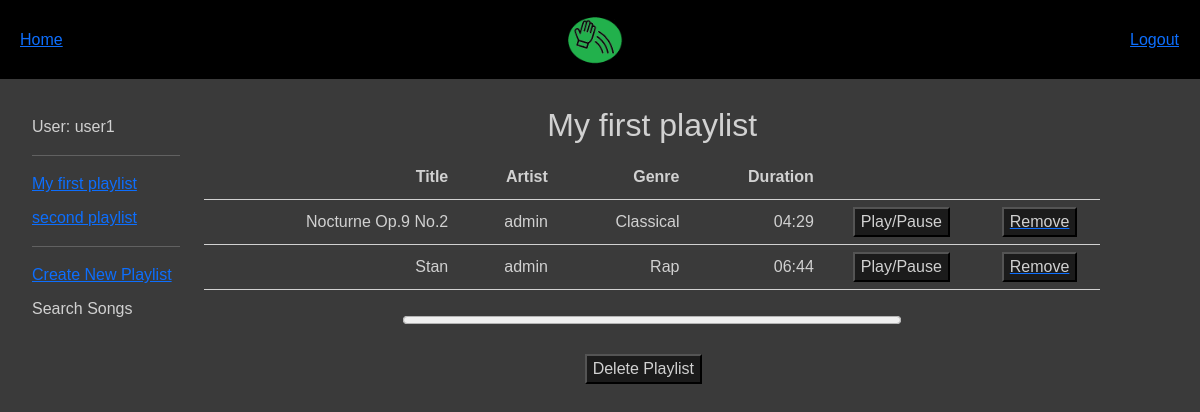
Screenshot of /slapify/playlist/4 (signed in) with the database file from the repository.
### slapify_web_app/models.py (models this page shows, shortened)
class User(AbstractUser):
    user_type_choices = (
        ('Admin', 'Admin'),
        ('Artist', 'Artist'),
        ('User', 'User'),
    )
    user_type = models.CharField(max_length=20, choices=user_type_choices, default='User')
    objects = UserManager()
    class Meta:
        permissions = [
            ('can_view_special_content', 'Can view special content'),
        ]
    groups = models.ManyToManyField(
        'auth.Group',
        related_name='custom_slapifyuser_groups',
        related_query_name='custom_slapifyuser_group'
    )
    user_permissions = models.ManyToManyField(
        'auth.Permission',
        related_name='custom_slapifyuser_user_permissions',
        related_query_name='custom_slapifyuser_user_permission'
    )

class Playlist(models.Model):
    name = models.CharField(max_length=100)
    user = models.ForeignKey(User, on_delete=models.CASCADE)
    songs = models.ManyToManyField(Song)

class Song(models.Model):
    title = models.CharField(max_length=100)
    artist = models.CharField(max_length=100)
    genre_choices = (
        ('Pop', 'Pop'),
        ('Rock', 'Rock'),
        ('Classical', 'Classical'),
        ('Rap', 'Rap'),
        ('Alt', 'Alt'),
        ('Indie', 'Indie'),
        ('Other', 'Other')
    )
    genre = models.CharField(max_length=20, choices=genre_choices, default='Other')
    song_file = models.FileField(upload_to='songs/')
    duration_minutes = models.IntegerField(blank=True, null=True)
    duration_seconds = models.IntegerField(blank=True, null=True)
    def formatted_duration(self):
        if self.duration_minutes is not None and self.duration_seconds is not None:
            return f"{self.duration_minutes:02d}:{self.duration_seconds:02d}"
        else:
            return "N/A"

### slapify_web_app/views.py (the view)
# urls.py: path('playlist/<int:pk>', views.PlaylistDetailView.as_view(), name='playlist_details'),
class PlaylistDetailView(generic.DetailView):
    model = Playlist
    template_name = 'playlist_view.html'
    def get_context_data(self, **kwargs):
        context = super().get_context_data(**kwargs)
        context['user_playlists'] = Playlist.objects.filter(user=self.request.user)
        return context
    def get_queryset(self):
        return(
            Playlist.objects.filter(user=self.request.user)
        )

### slapify_web_app/templates/playlist_view.html (shortened to what this page needs)
{% extends "base_template.html" %}
{% block content %}
<div class="playlist_head_container">
    <h2 class="playlist_head">{{ object.name }}</h2>
</div>
<table class="playlist_table">
    <tr class="playlist_table_row">
        <th class="playlist_table_head">Title</th>
        <th class="playlist_table_head">Artist</th>
        <th class="playlist_table_head">Genre</th>
        <th class="playlist_table_head">Duration</th>
        <th class="playlist_table_head"></th>
    </tr>
    {% for song in object.songs.all %}
        <tr class="playlist_table_row">
            <td class="playlist_table_cell">{{song.title}}</td>
            <td class="playlist_table_cell">{{song.artist}}</td>
            <td class="playlist_table_cell">{{ song.genre }}</td>
            <td class="playlist_table_cell">{{song.formatted_duration}}</td>
            <td>
                <button class="submit_button" onclick="playAudio('audio-{{ song.pk }}')">Play/Pause</button>
            </td>
            <td>
                <a href="{% url 'remove_song' playlist.pk song.pk %}">
                    <button class="submit_button">Remove</button>
                </a>
            </td>
        </tr>
    {% endfor %}
</table>
<div class="progress-container">
    <progress id="progress-bar" value="0" max="100"></progress>
</div>
<br>
<div class="playlist_button_container">
    <a href="{% url 'delete_playlist' playlist.pk %}">
        <button class="playlist_submit_button">Delete Playlist</button>
    </a>
</div>
{% endblock content %}

### slapify_web_app/templates/base_template.html (shortened to what this page needs)
<!DOCTYPE html>
<html lang="en">
<head>
    <link rel="stylesheet" href="https://cdn.jsdelivr.net/npm/bootstrap@5.3.3/dist/css/bootstrap.min.css"
>
    {% load static %}
    <link rel="stylesheet" href="{% static 'css/styles.css' %}" />
</head>
<body>
    <div class="col-lg-12 d-lg-block">
        <ul class="navbar">
            {% if user.is_authenticated %}
            <li class="navbar-item">
                <a href="{% url 'index' %}">Home</a>
            </li>
            <li class="navbar-item">
                <img src="{% static 'Slapify_logo.png' %}" alt="Slapify Logo"
                width="85">
            </li>
            <li class="navbar-item">
                <form id="logout-form" method="post" action="{% url 'logout' %}">
                <button type="submit" class="btn btn-link">Logout</button>
                </form>
            </li>
            {% endif %}
        </ul>
    </div>
    {% block sidebar %}
        <div class="row">
            {% if user.is_authenticated %}
                <div class="col-lg-2 d-lg-block sidebar">
                    <ul class="sidebar-nav">
                        <li class="sidebar-item">{{user.user_type}}: {{ user.get_username }}</li>
                        <hr>
                        {% for playlist in user_playlists %}
                            <li class="sidebar-item">
                                <a href="{% url 'playlist_details' playlist.pk %}">{{ playlist.name }}</a>
                            </li>
                        {% endfor %}
                        <hr>
                        <li class="sidebar-item">
                            <a href="{% url 'create_playlist' %}">Create New Playlist</a>
                        </li>
                        <li class="sidebar-item">Search Songs</li>
                    </ul>
                </div>
                <div class="col-lg-10">{% block content %}{% endblock content %}</div>
            {% else %}
                <div class="col-lg-12">{% block logged_out_content %}{% endblock logged_out_content %}</div>
            {% endif %}
        </div>
    {% endblock sidebar %}
</body>
</html>

### slapify_web_app/static/css/styles.css (style rules this page uses)
body { background-color: rgb(58, 58, 58); font-family: Verdana, Geneva, Tahoma, sans-serif; color: rgb(209, 209, 209); }
h2 { text-align: center; margin: 30px; }
.navbar { background-color: black; width: 100%; }
#logout-form { display: inline; }
#logout-form button { padding: 0; margin: 0; }
.navbar { list-style-type: none; }
.sidebar-nav { margin-top: 20px; padding: 5; list-style: inside; }
.navbar-item { display: inline; margin-left: 20px; margin-right: 20px; }
.sidebar-item { display: block; margin-top: 10px; }
.submit_button { margin: auto; display: flex; color: rgb(209, 209, 209); background-color: rgb(27, 27, 27); }
.playlist_table { width: 90%; }
.playlist_table_row { border-bottom: 1px solid; }
.playlist_table_head { text-align: right; padding: 10px; }
.playlist_table_cell { text-align: right; padding: 10px; }
.progress-container { width: 100%; display: flex; justify-content: center; align-items: center; margin-top: 30px; position: relative; }
#progress-bar { position: absolute; right: 30%; width: 50%; }
.playlist_head_container { width: 100%; display: flex; justify-content: center; align-items: center; margin: 30px; position: relative; }
.playlist_head { position: absolute; right: 30%; width: 50%; }
.playlist_button_container { display: flex; margin: 10px; position: relative; }
.playlist_submit_button { position: absolute; right: 50%; margin: auto; display: flex; color: rgb(209, 209, 209); background-color: rgb(27, 27, 27); }

### rows the page displays
User: user_type "User", get_username "user1"
Playlist: name "My first playlist"
Playlist: name "second playlist"
Song: title "Nocturne Op.9 No.2", artist "admin", genre "Classical", formatted_duration "04:29"
Song: title "Stan", artist "admin", genre "Rap", formatted_duration "06:44"
